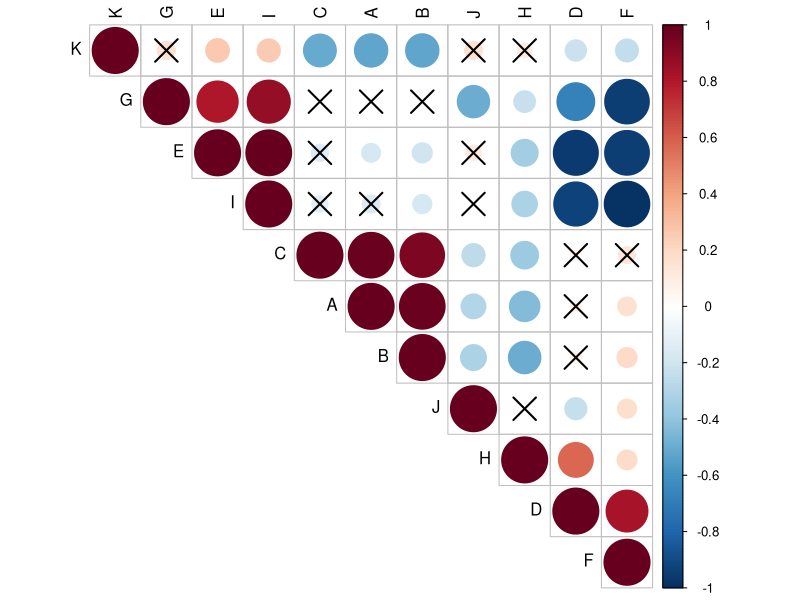

Reproduce this figure in R.
# load the package
library(corrplot)

#to read the data
cor_data <- read.csv("Corelationship analysis.csv",header = T)

#to calculate the relationship between  different variables
M_cor <- cor(cor_data)

# set color
col <- colorRampPalette(c("#053061","#2166AC" , "#4393C3", "#92C5DE",
                          "#D1E5F0", "#FFFFFF","#FDDBC7" ,"#F4A582" ,
                          "#D6604D","#B2182B" ,"#67001F" ))(200)    
# mat : is a matrix of data
# ... : further arguments to pass to the native R cor.test function
cor.mtest <- function(mat, ...) {
  mat <- as.matrix(mat)
  n <- ncol(mat)
  p.mat<- matrix(NA, n, n)
  diag(p.mat) <- 0
  for (i in 1:(n - 1)) {
    for (j in (i + 1):n) {
      tmp <- cor.test(mat[, i], mat[, j], ...)
      p.mat[i, j] <- p.mat[j, i] <- tmp$p.value
    }
  }
  colnames(p.mat) <- rownames(p.mat) <- colnames(mat)
  p.mat
}
p.mat <- cor.mtest(cor_data)     # matrix of the p-value of the correlation

p <- corrplot(M_cor, type="upper", order="hclust", tl.col="black",col=col,#Text label color
              p.mat = p.mat, sig.level = 0.05)   ## Specialized the insignificant value according to the significant level

print(p)
dev.off()